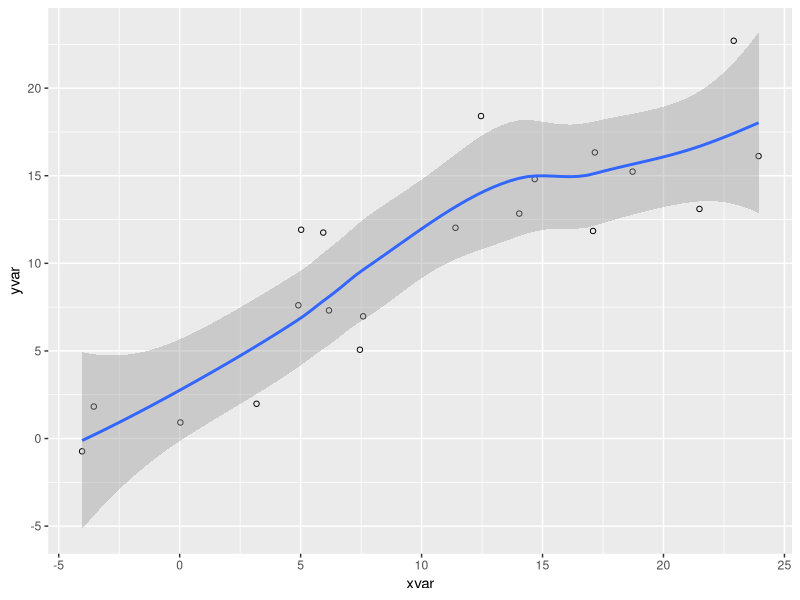

Recreate this plot in R.
## ---- chunk 1
#| code-fold: true

library(ggplot2)
dat <- data.frame(cond = rep(c("A", "B"), each=10),
                  xvar = 1:20 + rnorm(20,sd=3),
                  yvar = 1:20 + rnorm(20,sd=3))

ggplot(dat, aes(x=xvar, y=yvar)) +
  geom_point(shape=1) + 
  geom_smooth() 
